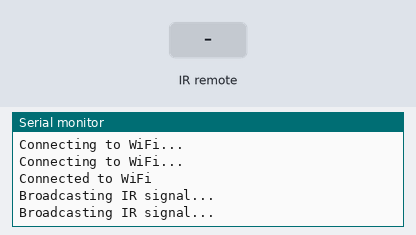
The sketch below on a simulated ESP8266 (NodeMCU). Parts: the last lines printed to the serial monitor. Inputs (shaded band) come from the test bench. WiFi joins after 1.5 s; servers stay silent unless stated; uploads are accepted with an empty reply.

Above: at 3.2 s.
3.3 s: infrared code 0xE0E020DF received
At 5.2 s:
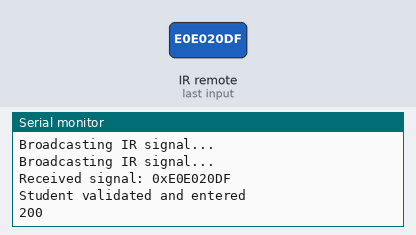
5.7 s: infrared code 0xE0E040BF received
At 6.9 s:
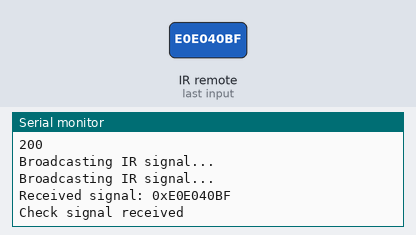

Measured:
- after the input at 3.3 s, the serial monitor: prints a new line after 0.91 s (image 1)
- after the input at 5.7 s, the serial monitor: prints a new line after 0.85 s (image 2)

The sketch:

device_1.ino
```cpp
#include <IRremoteESP8266.h>
#include <IRsend.h>
#include <IRrecv.h>
#include <ESP8266WiFi.h>
#include <ESP8266HTTPClient.h>

const char* ssid = "Virus-Infected Wi-Fi";
const char* password = "meandmyhomiesmalhotra71124";
const char* serverUrl = "http://192.168.29.26:5000/attendance";

const uint16_t kIrLed = D1;  // IR transmitter pin
const int receivePin = D2;   // IR receiver pin

IRsend irsend(kIrLed);
IRrecv irrecv(receivePin);
decode_results results;

WiFiClient wifiClient;
HTTPClient http;

unsigned long lastCheckTime = 0;
unsigned long checkInterval = 5000;  // 5 seconds timeout for checking student presence
bool studentPresent = false;

void sendAttendanceData(String class_id, String student_name) {
  if (WiFi.status() == WL_CONNECTED) {
    http.begin(wifiClient, serverUrl);
    http.addHeader("Content-Type", "application/json");

    String requestData = "{\"class_id\": \"" + class_id + "\", \"student_name\": \"" + student_name + "\"}";
    int httpResponseCode = http.POST(requestData);

    if (httpResponseCode > 0) {
      String response = http.getString();
      Serial.println(httpResponseCode);
      Serial.println(response);
    } else {
      Serial.println("Error on sending POST: " + String(httpResponseCode));
    }
    http.end();
  } else {
    Serial.println("WiFi Disconnected");
  }
}

void setup() {
  Serial.begin(115200);
  Serial.println("Setup started");  // Debugging statement
  irsend.begin();
  irrecv.enableIRIn();

  // Connect to WiFi
  Serial.println("Connecting to WiFi...");  // Debugging statement
  WiFi.begin(ssid, password);
  while (WiFi.status() != WL_CONNECTED) {
    delay(1000);
    Serial.println("Connecting to WiFi...");
  }
  Serial.println("Connected to WiFi");
}

void loop() {
  // Continuously broadcast signal
  irsend.sendNEC(0xF7C03F, 32);  // Sample NEC code
  Serial.println("Broadcasting IR signal...");  // Check statement for broadcasting

  // Check for response signals
  if (irrecv.decode(&results)) {
    Serial.print("Received signal: 0x");
    Serial.println(results.value, HEX);  // Print received value in HEX format

    if (results.value == 0xE0E020DF) {  // Student validation response code
      Serial.println("Student validated and entered");
      sendAttendanceData("5", "krishna");  // Replace with actual class ID and student name
      studentPresent = true;  // Student is present
      lastCheckTime = millis();  // Reset check signal timer
    } else if (results.value == 0xE0E040BF) {  // Check signal code
      Serial.println("Check signal received");
      lastCheckTime = millis();  // Reset check signal timer
    }
    irrecv.resume(); // Receive the next value
  }

  // Check if the student with 0xE0E020DF code has left the classroom
  if (studentPresent && (millis() - lastCheckTime > checkInterval)) {
    Serial.println("Student with code 0xE0E020DF has left the classroom");
    studentPresent = false;  // Reset the student's presence status
  }

  delay(1000);  // Adjust delay as needed
}
```
